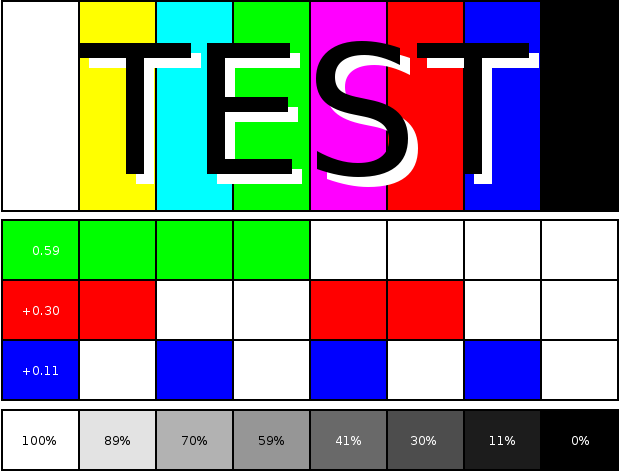
#> input picture test.png, 620 x 472 px
$ jupyter execute --allow-errors projet.ipynb
#> lines starting #> are read from the running program, lines starting #| are printed output that depends on the picture
## Outils pour la manipulation d'images et librairies.

[cell 1]
from PIL import Image
import numpy as np
import scipy as sp
import os
from math import log10, sqrt

def load(filename):
#> called with filename = 'test.png'
    toLoad= Image.open(filename)
#> toLoad is the input picture: PIL image 620x472 RGB; mean R, G, B 136.9, 136.4, 136
    return np.asarray(toLoad)


# [5 lines left out: function psnr, not called in this run]

def dct2(a):
    return sp.fft.dct( sp.fft.dct( a, axis=0, norm='ortho' ), axis=1, norm='ortho' )

def idct2(a):
    return sp.fft.idct( sp.fft.idct( a, axis=0 , norm='ortho'), axis=1 , norm='ortho')

def save(a, path):
    Image.fromarray(a).save(path)

## Normalisation de l'image (YCbCr et padding)

#### RGB/YCbCr

[cell 2]
def to_Y_Cb_Cr(filename):
    '''transforme l'img en RGB en YCbCr'''
    image = load(filename)
    Y = 0.299*image[:, :, 0] + 0.587*image[:, :, 1] + 0.114*image[:, :, 2]
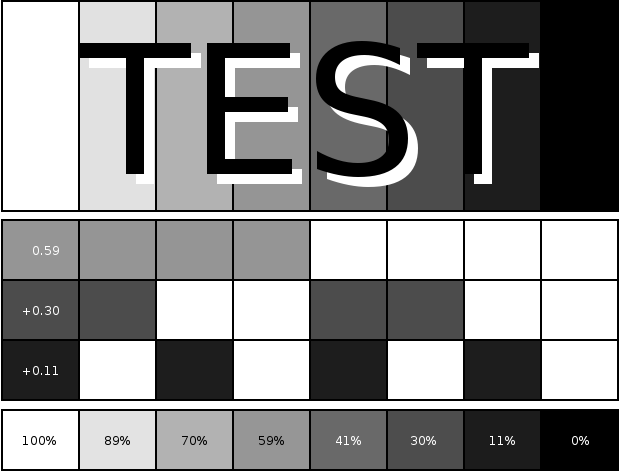
#> Y: shape (472, 620) float64; min 0, max 255, mean 136.5
    Cb = -0.1687*image[:, :, 0] - 0.3313*image[:, :, 1] + 0.5*image[:, :, 2] + 128
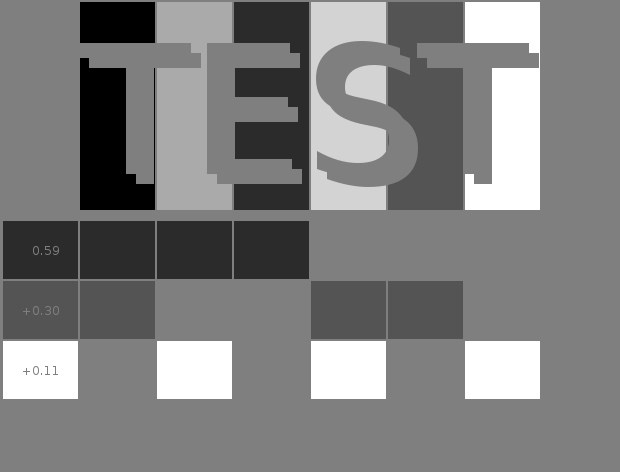
#> Cb: shape (472, 620) float64; min 0.5, max 255.5, mean 127.7; drawn with min black and max white
    Cr = 0.5*image[:, :, 0] - 0.4187*image[:, :, 1] - 0.0813*image[:, :, 2] +128
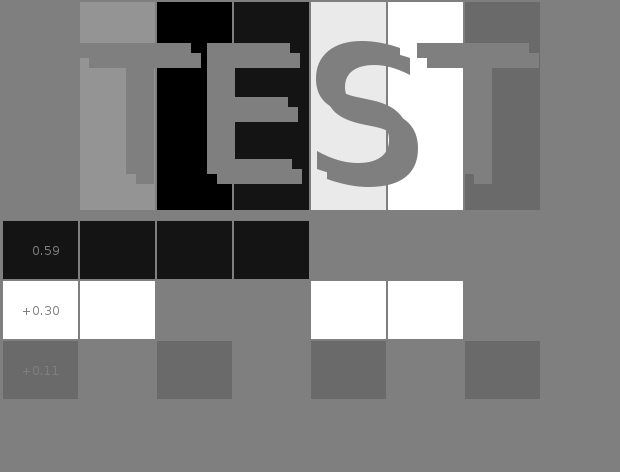
#> Cr: shape (472, 620) float64; min 0.5, max 255.5, mean 128.3; drawn with min black and max white
    return Y, Cb, Cr #pas des int -> perte de l'information sur l'img

[cell 3]
def to_RGB(Y, Cb, Cr):
    '''transforme l'img en YCbCr en RGB'''
    R = np.array(np.rint(Y + 1.402*(Cr-128)))
    G = np.array(np.rint(Y - 0.34414*(Cb-128) - 0.71414*(Cr-128)))
    B = np.array(np.rint(Y + 1.772*(Cb-128)))
    image = np.dstack((R,G, B))
    image[image < 0] = 0
    image[image > 255] = 255

    return image

#### Pad/Unpad

[cell 4]
def padding(image):
    '''cree le padding pour avoir les dimenstions de l'images divisibles par 8'''
    im_shape = image.shape
    y = im_shape[0]//8
    y = 8 * (y+1)
    x = im_shape[1]//8
    x = 8 * (x+1)

    append1 = np.zeros((im_shape[0], x-im_shape[1]), dtype=int) #ajout de 0 "a droite de l'image"
    append2 = np.zeros((y-im_shape[0], x), dtype=int) #ajout de 0 "en bas de l'image"
    image = np.concatenate((image, append1), axis=1)
    image = np.concatenate((image, append2), axis=0) #concatenation avec l'image
    image = np.array(image)

    return image, im_shape

[cell 5]
def unpad(image, im_shape):
    '''remene l'img a sa dimension initiale'''
    image = np.array(image[:im_shape[0], :im_shape[1]])

    return image

#### x2 / /2

[cell 6]
def diviser_par_deux(C):
    '''divise par 2 la longeur des crominances'''
    im_shape = C.shape
    C1 = np.empty((im_shape[0], int(im_shape[1]/2)))
    for i in range(im_shape[0]):
        for j in range(int(im_shape[1]/2)):
            C1[i, j] = (C[i, j*2]+ C[i, j*2+1])/2
    return C1

[cell 7]
def multiplier_par_deux(C):
    '''multiplie par 2 la longeur des crominances'''
    im_shape = C.shape
    C1 = np.empty((im_shape[0], im_shape[1]*2))
    for i in range(im_shape[0]):
        for j in range(im_shape[1]):
            C1[i, j*2] = C[i, j]
            C1[i, j*2+1] = C[i, j]
    return C1

## Découpage en blocs et compression

#### decoupage

[cell 8]
def decouper(matrix):
    '''decoupe l'image en blocks 8*8'''
    l_matrix = []
    im_shape = matrix.shape
    for i in range(0, im_shape[0], 8):
        for j in range(0, im_shape[1], 8):
            l_matrix.append(matrix[i:i+8, j:j+8])
    return l_matrix

[cell 9]
def assembler(blocks, im_shape):
    '''rassemble les blocks de 8*8 en une image
    im_shape : valeur de la dimension divisee par 8'''

    blocks1 = np.empty((im_shape[0], 8, (im_shape[1]*8)))

    for i in range(im_shape[0]):
        blocks1[i, :, :] = np.concatenate(blocks[((im_shape[1]*i)):(im_shape[1]*(i+1)), :, :], axis = 1) #assemble les blocks ligne par ligne
    blocks = np.concatenate(blocks1, axis = 0) #assemble les lignes

    return blocks

#### dct/idct

[cell 10]
def appliquer_dct(l_matrix):
    for i in range(len(l_matrix)):
        l_matrix[i] = dct2(l_matrix[i]).astype('int')
    return l_matrix

[cell 11]
def appliquer_idct(l_matrix):
    for i in range(l_matrix.shape[0]):
        l_matrix[i] = idct2(l_matrix[i])
    return l_matrix

#### seuil

[cell 12]
# [5 lines left out: function seuil, not called in this run]

#### RLE/UnRLE

[cell 13]
def rle(blocks):
    '''remplace les 0 par leur nombre de repetitions consecutives'''
    blocks1 = []
    for b in blocks:
        b1 = []
        b = b.astype('str')
        repetition = 0
        for i in range(8):
            for j in range(8):

                if b[i, j] == '0':
                    repetition += 1
                else:
                    if repetition != 0:
                        b1.append(f'#{repetition}')
                        repetition = 0
                    b1.append(b[i, j])

        if repetition != 0:
            b1.append(f'#{repetition}')

        blocks1.append(b1)

    return blocks1

[cell 14]
def unrle(matrix):
    '''remplace le mb de repetition de 0 par 0'''
    matrix = matrix.split(' ')
    blocks = []
    for i in range(len(matrix)):
        if matrix[i][0] == '#':
            for j in range(int(matrix[i][1:])):
                blocks.append(0)
        else:
            blocks.append(int(matrix[i]))
    blocks = np.array(blocks)
    blocks = np.reshape(blocks, (8,8))
    return blocks

### Bonus

#### modes facultatives

[cell 15]
def mode3(blocks):
    '''sauvegardes les 8 valeurs les plus grandes'''
    for i in range(len(blocks)):
        limit =  np.sort(np.absolute(blocks[i].copy()), axis=None)[-8]
        blocks[i][abs(blocks[i]) < limit] = 0 #les valeurs absolues sont prises pour calculer la valeur limite
    return blocks

[cell 16]
Q = np.array([[16, 11, 10, 16, 24, 40, 51, 61],
     [12, 12, 14, 19, 26, 58, 60, 55],
     [14, 13, 16, 24, 40, 57, 69, 56],
     [14, 17, 22, 29, 51, 87, 80, 62],
     [18, 22, 37, 56, 68, 109, 103, 77],
     [24, 35, 55, 64, 81, 104, 113, 92],
     [49, 64, 78, 87, 103, 121, 120, 101],
     [72, 92, 95, 98, 112, 100, 103, 99]])

[cell 17]
def mode4_compress(blocks):
    '''divise les valeurs des blocks par Q'''
    global Q
    for i in range(len(blocks)):
        blocks[i] = (blocks[i]/Q).astype('int')
    return blocks

[cell 18]
# [6 lines left out: function mode4_decompress, not called in this run]

#### encodage en Zig-Zag

[cell 19]
# [29 lines left out: function Zig_zag_rle, not called in this run]

[cell 20]
# [31 lines left out: function Zig_zag_unrle, not called in this run]

## Compression

#### rassembler le tout

[cell 21]
def compress(img_path, mode, nb_de_seuil):
    '''applique la compression'''
    y, cb, cr = to_Y_Cb_Cr(img_path)
    img = [y, cb, cr]

    for i in range(3):

        if mode >= 2 and i != 0:
            img[i] = diviser_par_deux(img[i])

        if i == 0:
            img[i], initial_shape = padding(img[i])
        else:
            img[i], _ = padding(img[i])


        img[i] = appliquer_dct(decouper(img[i]))

        if mode == 1 or mode == 2:
            img[i] = seuil(img[i], nb_de_seuil)

        elif mode == 3:
            img[i] = mode3(img[i])
        elif mode == 4:
            img[i] = mode4_compress(img[i])
#> this loop made 3 passes
#> initial_shape on pass 1: (472, 620)
#> pass 1, in padding, `image = np.concatenate((image, append1), axis=1)`:
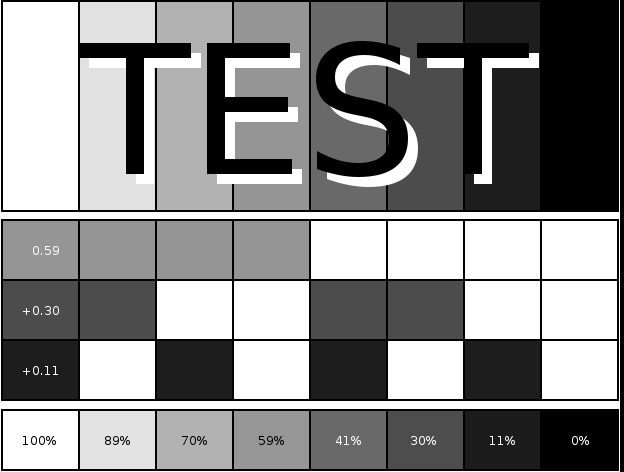
#> image: shape (472, 624) float64; min 0, max 255, mean 135.6
#> pass 1, in padding, `image = np.concatenate((image, append2), axis=0) #concatenation avec l..`:
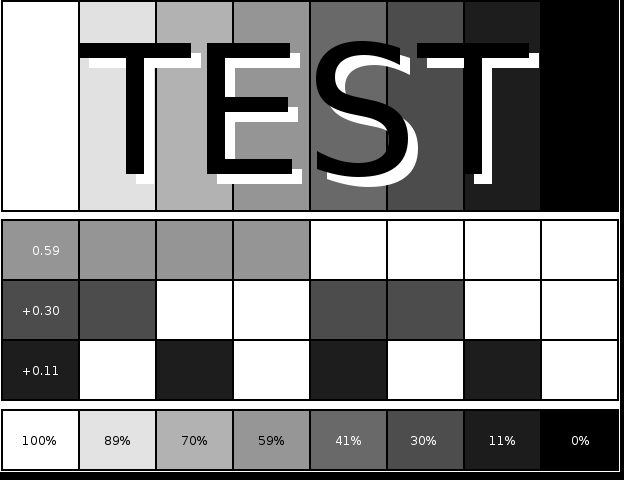
#> image: shape (480, 624) float64; min 0, max 255, mean 133.4
#> pass 2, in padding (call 2), `image = np.concatenate((image, append1), axis=1)`:
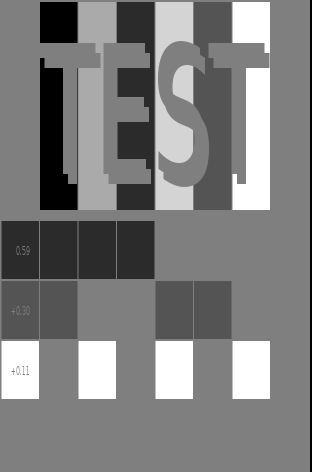
#> image: shape (472, 312) float64; min 0, max 255.5, mean 126.9; drawn with min black and max white
#> pass 2, in padding (call 2), `image = np.concatenate((image, append2), axis=0) #concatenation avec l..`:
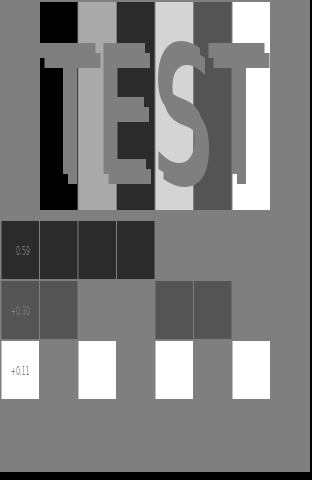
#> image: shape (480, 312) float64; min 0, max 255.5, mean 124.8; drawn with min black and max white
#> after the loop, img = 3 items


    return img[0], img[1], img[2], initial_shape

#### Écriture dans un fichier

[cell 22]
# [6 lines left out: function block_en_ligne, not called in this run]

[cell 23]
def assertions(mode, use_rle, nb_de_seuil):
    assert type(mode) == int and mode >= 0 and mode < 5, \
        'Veillez de choisir un mode int compris entre 0 et 4'
    assert type(use_rle) == str and use_rle in ['NORLE', 'RLE', 'ZIGZAG_RLE'], \
        "Veillez de choisir use_rle in ['NORLE', 'RLE', 'ZIGZAG_RLE']"
    assert type(nb_de_seuil) == int and nb_de_seuil >= 0, \
        "Veillez de choisir nombre de seuil int positif"

[cell 24]
def write_file(img_path, mode = 2, use_rle = 'RLE', nb_de_seuil = 30):
    '''ecrit le fichier txt avec l'img compresse'''
    assertions(mode, use_rle, nb_de_seuil)
    y, cb, cr, initial_shape = compress(img_path, mode, nb_de_seuil)
#> y = 4680 items; cb = 2340 items; cr = 2340 items; initial_shape = (472, 620)
    #y, cb, cr = np.around(y), np.around(cb, 1), np.around(cr, 1)
    f = open(img_path[:-4]+'_compressed.txt', 'w')

    f.write('SJPG\n')
    f.write(f'{initial_shape[0]} {initial_shape[1]}\n')
    f.write(f'mode {mode}\n')
    f.write(f'{use_rle}\n')

    img = [y, cb, cr]
    for i in range(3):
        if use_rle == 'NORLE':
            img[i] = block_en_ligne(img[i])
        elif use_rle == 'RLE':
            img[i] = rle(img[i])
        elif use_rle == 'ZIGZAG_RLE':
            img[i] = Zig_zag_rle(img[i])

        for j in img[i]:
            f.write(' '.join(j))
            f.write('\n')
#> after the loop, img = 3 items
#> the loop in compress (call 2), `for i in range(3): ` made 3 passes
#> pass 3, in padding (call 6), `image = np.concatenate((image, append1), axis=1)`:
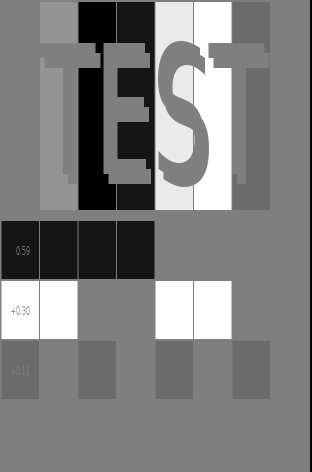
#> image: shape (472, 312) float64; min 0, max 255.5, mean 127.5; drawn with min black and max white
#> pass 3, in padding (call 6), `image = np.concatenate((image, append2), axis=0) #concatenation avec l..`:
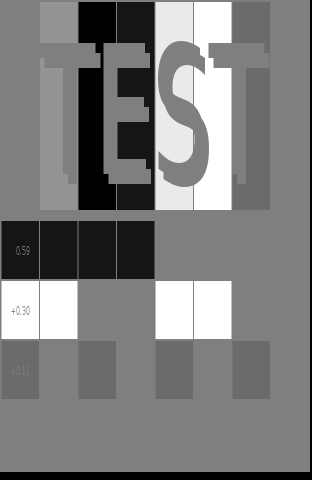
#> image: shape (480, 312) float64; min 0, max 255.5, mean 125.3; drawn with min black and max white

    f.close()

#### executer compression

[cell 25]
'''write(img_path, mode = 2, use_rle = 'RLE', nb_de_seuil = 30)
params: mode: int 0, 1, 2, 3, 4
        use_rle: str NORLE, RLE, ZIGZAG_RLE
        nb_de_seuil: int positif
'''
write_file('test.png', mode = 4, use_rle = 'RLE', nb_de_seuil = 30)

## Décompression

[cell 26]
def str_to_array(padding, im_shape1, lines, use_RLE):
    '''transforme la ligne en un block 8*8 et execute le unrle'''
    for i in range(2):
        im_shape1[i] = im_shape1[i] //8
        if im_shape1[i] %8 != 0:
            im_shape1[i]  += 1

    blocks = np.empty((int(im_shape1[0]*im_shape1[1]), 8, 8))
    for i in range(im_shape1[0]*im_shape1[1]):
        if use_RLE == 'RLE':
            blocks[i, :, :] = unrle(lines[i+padding].strip())
        elif use_RLE == 'ZIGZAG_RLE':
            blocks[i, :, :] = Zig_zag_unrle(lines[i+padding].strip())
        else:
            matrix = lines[i+padding].strip().split(' ')
            matrix = np.array(matrix)
            matrix = np.reshape(matrix, (8,8))

            blocks[i, :, :] = matrix

    return blocks, i+padding+1

[cell 27]
def decompresser(path):
    '''decompresse l'image'''
#> called with path = 'test_compressed.txt'
    f = open(path, 'r')
    lines=f.readlines()
    f.close()

    im_shape = lines[1].strip().split(' ')
    im_shape[0] = int(im_shape[0])
    im_shape[1] = int(im_shape[1])

    im_shape_initial = im_shape.copy()

    mode = int(lines[2][5])
    use_rle = lines[3].strip()

    img = [0]*3

    padding = 4 #ligne ou commence le block Y
    for i in range(3):
        if mode >= 2:
            if i == 1:
                im_shape[1] = int(im_shape[1]/2)


        im_shape1 = im_shape.copy()
        img[i], padding = str_to_array(padding, im_shape1, lines, use_rle)

        if mode == 4:
            img[i] = mode4_decompress(img[i])

        img[i] = appliquer_idct(img[i])
        img[i] = assembler(img[i], im_shape1)

        if mode >= 2:
            if i != 0:
                img[i] = multiplier_par_deux(img[i])

        img[i] = unpad(img[i], im_shape_initial)

    img = to_RGB(img[0], img[1], img[2])
    save(img.astype('uint8'), f'{path[:-16]}_decompresse.png')
#> in save, `Image.fromarray(a).save(path)`:
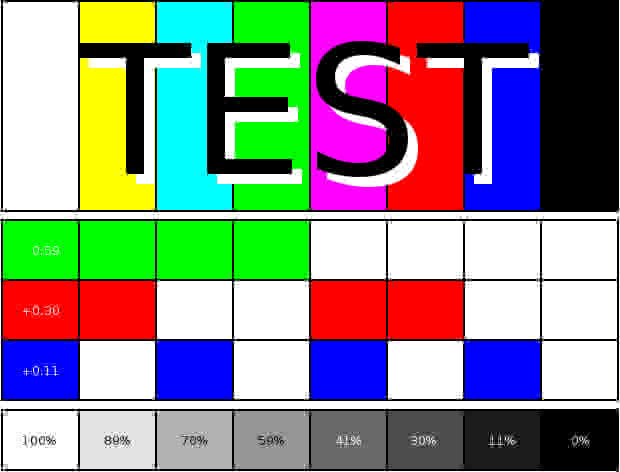
#> saved as tes_decompresse.png: PIL image 620x472 RGB; mean R, G, B 137.1, 136.5, 136.2

[cell 28]
write_file('test.png', mode = 3, use_rle = 'RLE', nb_de_seuil = 30)

[cell 29]
decompresser('test_compressed.txt')

## Tests

[cell 30]
test = load("test.png")
#> (the rest of this cell did not finish here and is left out)
